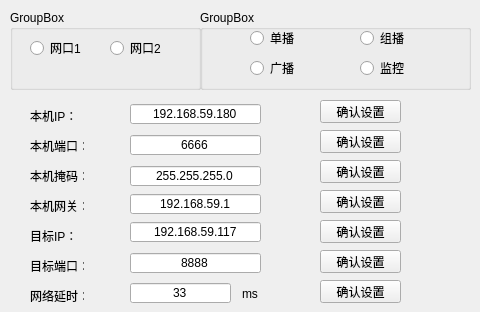
   <widget class="QWidget" name="tab_3">
    <attribute name="title">
     <string>网口设置</string>
    </attribute>
    <widget class="QGroupBox" name="groupBox_4">
     <property name="geometry">
      <rect>
       <x>10</x>
       <y>10</y>
       <width>191</width>
       <height>80</height>
      </rect>
     </property>
     <property name="title">
      <string>GroupBox</string>
     </property>
     <widget class="QRadioButton" name="radioButton_9">
      <property name="geometry">
       <rect>
        <x>20</x>
        <y>30</y>
        <width>89</width>
        <height>16</height>
       </rect>
      </property>
      <property name="text">
       <string>网口1</string>
      </property>
     </widget>
     <widget class="QRadioButton" name="radioButton_10">
      <property name="geometry">
       <rect>
        <x>100</x>
        <y>30</y>
        <width>89</width>
        <height>16</height>
       </rect>
      </property>
      <property name="text">
       <string>网口2</string>
      </property>
     </widget>
    </widget>
    <widget class="QGroupBox" name="groupBox_5">
     <property name="geometry">
      <rect>
       <x>200</x>
       <y>10</y>
       <width>271</width>
       <height>80</height>
      </rect>
     </property>
     <property name="title">
      <string>GroupBox</string>
     </property>
     <widget class="QRadioButton" name="radioButton_11">
      <property name="geometry">
       <rect>
        <x>50</x>
        <y>20</y>
        <width>89</width>
        <height>16</height>
       </rect>
      </property>
      <property name="text">
       <string>单播</string>
      </property>
     </widget>
     <widget class="QRadioButton" name="radioButton_12">
      <property name="geometry">
       <rect>
        <x>160</x>
        <y>20</y>
        <width>89</width>
        <height>16</height>
       </rect>
      </property>
      <property name="text">
       <string>组播</string>
      </property>
     </widget>
     <widget class="QRadioButton" name="radioButton_13">
      <property name="geometry">
       <rect>
        <x>50</x>
        <y>50</y>
        <width>89</width>
        <height>16</height>
       </rect>
      </property>
      <property name="text">
       <string>广播</string>
      </property>
     </widget>
     <widget class="QRadioButton" name="radioButton_14">
      <property name="geometry">
       <rect>
        <x>160</x>
        <y>50</y>
        <width>89</width>
        <height>16</height>
       </rect>
      </property>
      <property name="text">
       <string>监控</string>
      </property>
     </widget>
    </widget>
    <widget class="QLabel" name="label_24">
     <property name="geometry">
      <rect>
       <x>30</x>
       <y>110</y>
       <width>54</width>
       <height>12</height>
      </rect>
     </property>
     <property name="text">
      <string>本机IP：</string>
     </property>
    </widget>
    <widget class="QLabel" name="label_25">
     <property name="geometry">
      <rect>
       <x>30</x>
       <y>140</y>
       <width>54</width>
       <height>12</height>
      </rect>
     </property>
     <property name="text">
      <string>本机端口：</string>
     </property>
    </widget>
    <widget class="QLabel" name="label_26">
     <property name="geometry">
      <rect>
       <x>30</x>
       <y>170</y>
       <width>54</width>
       <height>12</height>
      </rect>
     </property>
     <property name="text">
      <string>本机掩码：</string>
     </property>
    </widget>
    <widget class="QLabel" name="label_27">
     <property name="geometry">
      <rect>
       <x>30</x>
       <y>200</y>
       <width>54</width>
       <height>12</height>
      </rect>
     </property>
     <property name="text">
      <string>本机网关：</string>
     </property>
    </widget>
    <widget class="QLabel" name="label_28">
     <property name="geometry">
      <rect>
       <x>30</x>
       <y>230</y>
       <width>54</width>
       <height>12</height>
      </rect>
     </property>
     <property name="text">
      <string>目标IP：</string>
     </property>
    </widget>
    <widget class="QLabel" name="label_54">
     <property name="geometry">
      <rect>
       <x>30</x>
       <y>260</y>
       <width>54</width>
       <height>12</height>
      </rect>
     </property>
     <property name="text">
      <string>目标端口：</string>
     </property>
    </widget>
    <widget class="QLabel" name="label_55">
     <property name="geometry">
      <rect>
       <x>30</x>
       <y>290</y>
       <width>54</width>
       <height>12</height>
      </rect>
     </property>
     <property name="text">
      <string>网络延时：</string>
     </property>
    </widget>
    <widget class="QLineEdit" name="lineEdit_3">
     <property name="geometry">
      <rect>
       <x>130</x>
       <y>104</y>
       <width>131</width>
       <height>20</height>
      </rect>
     </property>
     <property name="text">
      <string>192.168.59.180</string>
     </property>
     <property name="alignment">
      <set>Qt::AlignCenter</set>
     </property>
    </widget>
    <widget class="QLineEdit" name="lineEdit_4">
     <property name="geometry">
      <rect>
       <x>130</x>
       <y>135</y>
       <width>131</width>
       <height>20</height>
      </rect>
     </property>
     <property name="text">
      <string>6666</string>
     </property>
     <property name="alignment">
      <set>Qt::AlignCenter</set>
     </property>
    </widget>
    <widget class="QLineEdit" name="lineEdit_5">
     <property name="geometry">
      <rect>
       <x>130</x>
       <y>166</y>
       <width>131</width>
       <height>20</height>
      </rect>
     </property>
     <property name="text">
      <string>255.255.255.0</string>
     </property>
     <property name="alignment">
      <set>Qt::AlignCenter</set>
     </property>
    </widget>
    <widget class="QLineEdit" name="lineEdit_6">
     <property name="geometry">
      <rect>
       <x>130</x>
       <y>194</y>
       <width>131</width>
       <height>20</height>
      </rect>
     </property>
     <property name="text">
      <string>192.168.59.1</string>
     </property>
     <property name="alignment">
      <set>Qt::AlignCenter</set>
     </property>
    </widget>
    <widget class="QLineEdit" name="lineEdit_7">
     <property name="geometry">
      <rect>
       <x>130</x>
       <y>222</y>
       <width>131</width>
       <height>20</height>
      </rect>
     </property>
     <property name="text">
      <string>192.168.59.117</string>
     </property>
     <property name="alignment">
      <set>Qt::AlignCenter</set>
     </property>
    </widget>
    <widget class="QLineEdit" name="lineEdit_8">
     <property name="geometry">
      <rect>
       <x>130</x>
       <y>253</y>
       <width>131</width>
       <height>20</height>
      </rect>
     </property>
     <property name="text">
      <string>8888</string>
     </property>
     <property name="alignment">
      <set>Qt::AlignCenter</set>
     </property>
    </widget>
    <widget class="QLineEdit" name="lineEdit_9">
     <property name="geometry">
      <rect>
       <x>130</x>
       <y>283</y>
       <width>101</width>
       <height>20</height>
      </rect>
     </property>
     <property name="text">
      <string>33</string>
     </property>
     <property name="alignment">
      <set>Qt::AlignCenter</set>
     </property>
    </widget>
    <widget class="QLabel" name="label_56">
     <property name="geometry">
      <rect>
       <x>242</x>
       <y>288</y>
       <width>54</width>
       <height>12</height>
      </rect>
     </property>
     <property name="text">
      <string>ms</string>
     </property>
    </widget>
    <widget class="QPushButton" name="pushButton_6">
     <property name="geometry">
      <rect>
       <x>320</x>
       <y>100</y>
       <width>81</width>
       <height>23</height>
      </rect>
     </property>
     <property name="text">
      <string>确认设置</string>
     </property>
    </widget>
    <widget class="QPushButton" name="pushButton_7">
     <property name="geometry">
      <rect>
       <x>320</x>
       <y>130</y>
       <width>81</width>
       <height>23</height>
      </rect>
     </property>
     <property name="text">
      <string>确认设置</string>
     </property>
    </widget>
    <widget class="QPushButton" name="pushButton_8">
     <property name="geometry">
      <rect>
       <x>320</x>
       <y>160</y>
       <width>81</width>
       <height>23</height>
      </rect>
     </property>
     <property name="text">
      <string>确认设置</string>
     </property>
    </widget>
    <widget class="QPushButton" name="pushButton_9">
     <property name="geometry">
      <rect>
       <x>320</x>
       <y>190</y>
       <width>81</width>
       <height>23</height>
      </rect>
     </property>
     <property name="text">
      <string>确认设置</string>
     </property>
    </widget>
    <widget class="QPushButton" name="pushButton_10">
     <property name="geometry">
      <rect>
       <x>320</x>
       <y>220</y>
       <width>81</width>
       <height>23</height>
      </rect>
     </property>
     <property name="text">
      <string>确认设置</string>
     </property>
    </widget>
    <widget class="QPushButton" name="pushButton_11">
     <property name="geometry">
      <rect>
       <x>320</x>
       <y>250</y>
       <width>81</width>
       <height>23</height>
      </rect>
     </property>
     <property name="text">
      <string>确认设置</string>
     </property>
    </widget>
    <widget class="QPushButton" name="pushButton_12">
     <property name="geometry">
      <rect>
       <x>320</x>
       <y>280</y>
       <width>81</width>
       <height>23</height>
      </rect>
     </property>
     <property name="text">
      <string>确认设置</string>
     </property>
    </widget>
   </widget>
